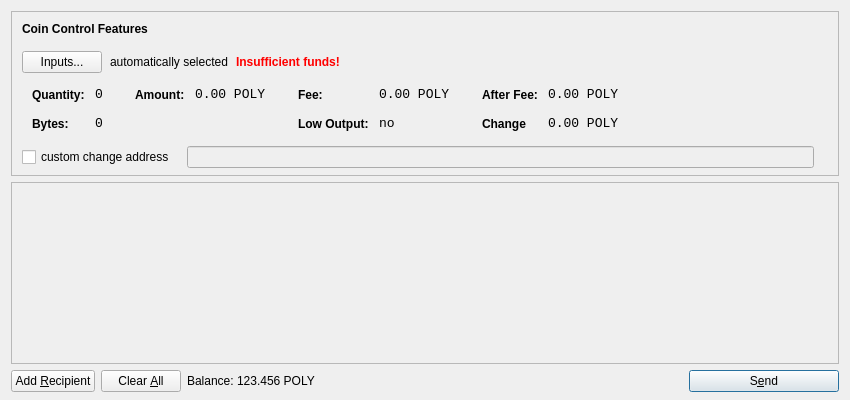
<?xml version="1.0" encoding="UTF-8"?>
<ui version="4.0">
 <class>SendCoinsDialog</class>
 <widget class="QDialog" name="SendCoinsDialog">
  <property name="geometry">
   <rect>
    <x>0</x>
    <y>0</y>
    <width>850</width>
    <height>400</height>
   </rect>
  </property>
  <property name="windowTitle">
   <string>Send Coins</string>
  </property>
  <layout class="QVBoxLayout" name="verticalLayout" stretch="0,1,0">
   <property name="bottomMargin">
    <number>8</number>
   </property>
   <item>
    <widget class="QFrame" name="frameCoinControl">
     <property name="sizePolicy">
      <sizepolicy hsizetype="Expanding" vsizetype="Expanding">
       <horstretch>0</horstretch>
       <verstretch>0</verstretch>
      </sizepolicy>
     </property>
     <property name="maximumSize">
      <size>
       <width>16777215</width>
       <height>16777215</height>
      </size>
     </property>
     <property name="frameShape">
      <enum>QFrame::StyledPanel</enum>
     </property>
     <property name="frameShadow">
      <enum>QFrame::Sunken</enum>
     </property>
     <layout class="QVBoxLayout" name="verticalLayoutCoinControl2">
      <property name="spacing">
       <number>-1</number>
      </property>
      <property name="leftMargin">
       <number>0</number>
      </property>
      <property name="topMargin">
       <number>0</number>
      </property>
      <property name="rightMargin">
       <number>0</number>
      </property>
      <property name="bottomMargin">
       <number>6</number>
      </property>
      <item>
       <layout class="QVBoxLayout" name="verticalLayoutCoinControl" stretch="0,0,0,0,1">
        <property name="spacing">
         <number>0</number>
        </property>
        <property name="leftMargin">
         <number>10</number>
        </property>
        <property name="topMargin">
         <number>10</number>
        </property>
        <item>
         <layout class="QHBoxLayout" name="horizontalLayoutCoinControl1">
          <property name="bottomMargin">
           <number>15</number>
          </property>
          <item>
           <widget class="QLabel" name="labelCoinControlFeatures">
            <property name="sizePolicy">
             <sizepolicy hsizetype="Preferred" vsizetype="Maximum">
              <horstretch>0</horstretch>
              <verstretch>0</verstretch>
             </sizepolicy>
            </property>
            <property name="font">
             <font>
              <weight>75</weight>
              <bold>true</bold>
             </font>
            </property>
            <property name="styleSheet">
             <string notr="true">font-weight:bold;</string>
            </property>
            <property name="text">
             <string>Coin Control Features</string>
            </property>
           </widget>
          </item>
         </layout>
        </item>
        <item>
         <layout class="QHBoxLayout" name="horizontalLayoutCoinControl2" stretch="0,0,0,0">
          <property name="spacing">
           <number>8</number>
          </property>
          <property name="bottomMargin">
           <number>10</number>
          </property>
          <item>
           <widget class="QPushButton" name="pushButtonCoinControl">
            <property name="styleSheet">
             <string notr="true"/>
            </property>
            <property name="text">
             <string>Inputs...</string>
            </property>
           </widget>
          </item>
          <item>
           <widget class="QLabel" name="labelCoinControlAutomaticallySelected">
            <property name="text">
             <string>automatically selected</string>
            </property>
            <property name="margin">
             <number>5</number>
            </property>
           </widget>
          </item>
          <item>
           <widget class="QLabel" name="labelCoinControlInsuffFunds">
            <property name="font">
             <font>
              <weight>75</weight>
              <bold>true</bold>
             </font>
            </property>
            <property name="styleSheet">
             <string notr="true">color:red;font-weight:bold;</string>
            </property>
            <property name="text">
             <string>Insufficient funds!</string>
            </property>
            <property name="margin">
             <number>5</number>
            </property>
           </widget>
          </item>
          <item>
           <spacer name="horizontalSpacerCoinControl">
            <property name="orientation">
             <enum>Qt::Horizontal</enum>
            </property>
            <property name="sizeHint" stdset="0">
             <size>
              <width>40</width>
              <height>1</height>
             </size>
            </property>
           </spacer>
          </item>
         </layout>
        </item>
        <item>
         <widget class="QWidget" name="widgetCoinControl" native="true">
          <property name="sizePolicy">
           <sizepolicy hsizetype="Preferred" vsizetype="Preferred">
            <horstretch>0</horstretch>
            <verstretch>0</verstretch>
           </sizepolicy>
          </property>
          <property name="minimumSize">
           <size>
            <width>0</width>
            <height>0</height>
           </size>
          </property>
          <property name="styleSheet">
           <string notr="true"/>
          </property>
          <layout class="QHBoxLayout" name="horizontalLayoutCoinControl5">
           <property name="margin">
            <number>0</number>
           </property>
           <item>
            <layout class="QHBoxLayout" name="horizontalLayoutCoinControl3" stretch="0,0,0,1">
             <property name="spacing">
              <number>20</number>
             </property>
             <property name="topMargin">
              <number>0</number>
             </property>
             <property name="bottomMargin">
              <number>10</number>
             </property>
             <item>
              <layout class="QFormLayout" name="formLayoutCoinControl1">
               <property name="horizontalSpacing">
                <number>10</number>
               </property>
               <property name="verticalSpacing">
                <number>14</number>
               </property>
               <property name="leftMargin">
                <number>10</number>
               </property>
               <property name="topMargin">
                <number>4</number>
               </property>
               <property name="rightMargin">
                <number>6</number>
               </property>
               <item row="0" column="0">
                <widget class="QLabel" name="labelCoinControlQuantityText">
                 <property name="styleSheet">
                  <string notr="true">font-weight:bold;</string>
                 </property>
                 <property name="text">
                  <string>Quantity:</string>
                 </property>
                 <property name="margin">
                  <number>0</number>
                 </property>
                </widget>
               </item>
               <item row="0" column="1">
                <widget class="QLabel" name="labelCoinControlQuantity">
                 <property name="font">
                  <font>
                   <family>Monospace</family>
                   <pointsize>10</pointsize>
                  </font>
                 </property>
                 <property name="cursor">
                  <cursorShape>IBeamCursor</cursorShape>
                 </property>
                 <property name="contextMenuPolicy">
                  <enum>Qt::ActionsContextMenu</enum>
                 </property>
                 <property name="text">
                  <string>0</string>
                 </property>
                 <property name="margin">
                  <number>0</number>
                 </property>
                 <property name="textInteractionFlags">
                  <set>Qt::LinksAccessibleByMouse|Qt::TextSelectableByKeyboard|Qt::TextSelectableByMouse</set>
                 </property>
                </widget>
               </item>
               <item row="1" column="0">
                <widget class="QLabel" name="labelCoinControlBytesText">
                 <property name="styleSheet">
                  <string notr="true">font-weight:bold;</string>
                 </property>
                 <property name="text">
                  <string>Bytes:</string>
                 </property>
                </widget>
               </item>
               <item row="1" column="1">
                <widget class="QLabel" name="labelCoinControlBytes">
                 <property name="font">
                  <font>
                   <family>Monospace</family>
                   <pointsize>10</pointsize>
                  </font>
                 </property>
                 <property name="cursor">
                  <cursorShape>IBeamCursor</cursorShape>
                 </property>
                 <property name="contextMenuPolicy">
                  <enum>Qt::ActionsContextMenu</enum>
                 </property>
                 <property name="text">
                  <string>0</string>
                 </property>
                 <property name="textInteractionFlags">
                  <set>Qt::LinksAccessibleByMouse|Qt::TextSelectableByKeyboard|Qt::TextSelectableByMouse</set>
                 </property>
                </widget>
               </item>
              </layout>
             </item>
             <item>
              <layout class="QFormLayout" name="formLayoutCoinControl2">
               <property name="horizontalSpacing">
                <number>10</number>
               </property>
               <property name="verticalSpacing">
                <number>14</number>
               </property>
               <property name="leftMargin">
                <number>6</number>
               </property>
               <property name="topMargin">
                <number>4</number>
               </property>
               <property name="rightMargin">
                <number>6</number>
               </property>
               <item row="0" column="0">
                <widget class="QLabel" name="labelCoinControlAmountText">
                 <property name="styleSheet">
                  <string notr="true">font-weight:bold;</string>
                 </property>
                 <property name="text">
                  <string>Amount:</string>
                 </property>
                 <property name="margin">
                  <number>0</number>
                 </property>
                </widget>
               </item>
               <item row="0" column="1">
                <widget class="QLabel" name="labelCoinControlAmount">
                 <property name="font">
                  <font>
                   <family>Monospace</family>
                   <pointsize>10</pointsize>
                  </font>
                 </property>
                 <property name="cursor">
                  <cursorShape>IBeamCursor</cursorShape>
                 </property>
                 <property name="contextMenuPolicy">
                  <enum>Qt::ActionsContextMenu</enum>
                 </property>
                 <property name="text">
                  <string notr="true">0.00 POLY</string>
                 </property>
                 <property name="textInteractionFlags">
                  <set>Qt::LinksAccessibleByMouse|Qt::TextSelectableByKeyboard|Qt::TextSelectableByMouse</set>
                 </property>
                </widget>
               </item>
              </layout>
             </item>
             <item>
              <layout class="QFormLayout" name="formLayoutCoinControl3">
               <property name="horizontalSpacing">
                <number>10</number>
               </property>
               <property name="verticalSpacing">
                <number>14</number>
               </property>
               <property name="leftMargin">
                <number>6</number>
               </property>
               <property name="topMargin">
                <number>4</number>
               </property>
               <property name="rightMargin">
                <number>6</number>
               </property>
               <item row="0" column="0">
                <widget class="QLabel" name="labelCoinControlFeeText">
                 <property name="styleSheet">
                  <string notr="true">font-weight:bold;</string>
                 </property>
                 <property name="text">
                  <string>Fee:</string>
                 </property>
                 <property name="margin">
                  <number>0</number>
                 </property>
                </widget>
               </item>
               <item row="0" column="1">
                <widget class="QLabel" name="labelCoinControlFee">
                 <property name="font">
                  <font>
                   <family>Monospace</family>
                   <pointsize>10</pointsize>
                  </font>
                 </property>
                 <property name="cursor">
                  <cursorShape>IBeamCursor</cursorShape>
                 </property>
                 <property name="contextMenuPolicy">
                  <enum>Qt::ActionsContextMenu</enum>
                 </property>
                 <property name="text">
                  <string notr="true">0.00 POLY</string>
                 </property>
                 <property name="textInteractionFlags">
                  <set>Qt::LinksAccessibleByMouse|Qt::TextSelectableByKeyboard|Qt::TextSelectableByMouse</set>
                 </property>
                </widget>
               </item>
               <item row="1" column="0">
                <widget class="QLabel" name="labelCoinControlLowOutputText">
                 <property name="styleSheet">
                  <string notr="true">font-weight:bold;</string>
                 </property>
                 <property name="text">
                  <string>Low Output:</string>
                 </property>
                </widget>
               </item>
               <item row="1" column="1">
                <widget class="QLabel" name="labelCoinControlLowOutput">
                 <property name="font">
                  <font>
                   <family>Monospace</family>
                   <pointsize>10</pointsize>
                  </font>
                 </property>
                 <property name="cursor">
                  <cursorShape>IBeamCursor</cursorShape>
                 </property>
                 <property name="contextMenuPolicy">
                  <enum>Qt::ActionsContextMenu</enum>
                 </property>
                 <property name="text">
                  <string>no</string>
                 </property>
                 <property name="textInteractionFlags">
                  <set>Qt::LinksAccessibleByMouse|Qt::TextSelectableByKeyboard|Qt::TextSelectableByMouse</set>
                 </property>
                </widget>
               </item>
              </layout>
             </item>
             <item>
              <layout class="QFormLayout" name="formLayoutCoinControl4">
               <property name="horizontalSpacing">
                <number>10</number>
               </property>
               <property name="verticalSpacing">
                <number>14</number>
               </property>
               <property name="leftMargin">
                <number>6</number>
               </property>
               <property name="topMargin">
                <number>4</number>
               </property>
               <property name="rightMargin">
                <number>6</number>
               </property>
               <item row="0" column="0">
                <widget class="QLabel" name="labelCoinControlAfterFeeText">
                 <property name="styleSheet">
                  <string notr="true">font-weight:bold;</string>
                 </property>
                 <property name="text">
                  <string>After Fee:</string>
                 </property>
                 <property name="margin">
                  <number>0</number>
                 </property>
                </widget>
               </item>
               <item row="0" column="1">
                <widget class="QLabel" name="labelCoinControlAfterFee">
                 <property name="font">
                  <font>
                   <family>Monospace</family>
                   <pointsize>10</pointsize>
                  </font>
                 </property>
                 <property name="cursor">
                  <cursorShape>IBeamCursor</cursorShape>
                 </property>
                 <property name="contextMenuPolicy">
                  <enum>Qt::ActionsContextMenu</enum>
                 </property>
                 <property name="text">
                  <string notr="true">0.00 POLY</string>
                 </property>
                 <property name="textInteractionFlags">
                  <set>Qt::LinksAccessibleByMouse|Qt::TextSelectableByKeyboard|Qt::TextSelectableByMouse</set>
                 </property>
                </widget>
               </item>
               <item row="1" column="0">
                <widget class="QLabel" name="labelCoinControlChangeText">
                 <property name="styleSheet">
                  <string notr="true">font-weight:bold;</string>
                 </property>
                 <property name="text">
                  <string>Change</string>
                 </property>
                </widget>
               </item>
               <item row="1" column="1">
                <widget class="QLabel" name="labelCoinControlChange">
                 <property name="font">
                  <font>
                   <family>Monospace</family>
                   <pointsize>10</pointsize>
                  </font>
                 </property>
                 <property name="cursor">
                  <cursorShape>IBeamCursor</cursorShape>
                 </property>
                 <property name="contextMenuPolicy">
                  <enum>Qt::ActionsContextMenu</enum>
                 </property>
                 <property name="text">
                  <string notr="true">0.00 POLY</string>
                 </property>
                 <property name="textInteractionFlags">
                  <set>Qt::LinksAccessibleByMouse|Qt::TextSelectableByKeyboard|Qt::TextSelectableByMouse</set>
                 </property>
                </widget>
               </item>
              </layout>
             </item>
            </layout>
           </item>
          </layout>
         </widget>
        </item>
        <item>
         <layout class="QHBoxLayout" name="horizontalLayoutCoinControl4" stretch="0,0,0">
          <property name="spacing">
           <number>12</number>
          </property>
          <property name="sizeConstraint">
           <enum>QLayout::SetDefaultConstraint</enum>
          </property>
          <property name="topMargin">
           <number>5</number>
          </property>
          <property name="rightMargin">
           <number>5</number>
          </property>
          <item>
           <widget class="QCheckBox" name="checkBoxCoinControlChange">
            <property name="text">
             <string>custom change address</string>
            </property>
           </widget>
          </item>
          <item>
           <widget class="QLineEdit" name="lineEditCoinControlChange">
            <property name="enabled">
             <bool>false</bool>
            </property>
            <property name="sizePolicy">
             <sizepolicy hsizetype="Expanding" vsizetype="Fixed">
              <horstretch>0</horstretch>
              <verstretch>0</verstretch>
             </sizepolicy>
            </property>
           </widget>
          </item>
          <item>
           <widget class="QLabel" name="labelCoinControlChangeLabel">
            <property name="sizePolicy">
             <sizepolicy hsizetype="Preferred" vsizetype="Expanding">
              <horstretch>0</horstretch>
              <verstretch>0</verstretch>
             </sizepolicy>
            </property>
            <property name="minimumSize">
             <size>
              <width>0</width>
              <height>0</height>
             </size>
            </property>
            <property name="text">
             <string/>
            </property>
            <property name="margin">
             <number>3</number>
            </property>
           </widget>
          </item>
         </layout>
        </item>
        <item>
         <spacer name="verticalSpacerCoinControl">
          <property name="orientation">
           <enum>Qt::Vertical</enum>
          </property>
          <property name="sizeHint" stdset="0">
           <size>
            <width>800</width>
            <height>1</height>
           </size>
          </property>
         </spacer>
        </item>
       </layout>
      </item>
     </layout>
    </widget>
   </item>
   <item>
    <widget class="QScrollArea" name="scrollArea">
     <property name="widgetResizable">
      <bool>true</bool>
     </property>
     <widget class="QWidget" name="scrollAreaWidgetContents">
      <property name="geometry">
       <rect>
        <x>0</x>
        <y>0</y>
        <width>830</width>
        <height>165</height>
       </rect>
      </property>
      <layout class="QVBoxLayout" name="verticalLayout_2">
       <property name="margin">
        <number>0</number>
       </property>
       <item>
        <layout class="QVBoxLayout" name="entries">
         <property name="spacing">
          <number>6</number>
         </property>
        </layout>
       </item>
       <item>
        <spacer name="verticalSpacer">
         <property name="orientation">
          <enum>Qt::Vertical</enum>
         </property>
         <property name="sizeHint" stdset="0">
          <size>
           <width>20</width>
           <height>40</height>
          </size>
         </property>
        </spacer>
       </item>
      </layout>
     </widget>
    </widget>
   </item>
   <item>
    <layout class="QHBoxLayout" name="horizontalLayout">
     <item>
      <widget class="QPushButton" name="addButton">
       <property name="toolTip">
        <string>Send to multiple recipients at once</string>
       </property>
       <property name="text">
        <string>Add &amp;Recipient</string>
       </property>
       <property name="autoDefault">
        <bool>false</bool>
       </property>
      </widget>
     </item>
     <item>
      <widget class="QPushButton" name="clearButton">
       <property name="sizePolicy">
        <sizepolicy hsizetype="Minimum" vsizetype="Fixed">
         <horstretch>0</horstretch>
         <verstretch>0</verstretch>
        </sizepolicy>
       </property>
       <property name="toolTip">
        <string>Remove all transaction fields</string>
       </property>
       <property name="text">
        <string>Clear &amp;All</string>
       </property>
       <property name="autoRepeatDelay">
        <number>300</number>
       </property>
       <property name="autoDefault">
        <bool>false</bool>
       </property>
      </widget>
     </item>
     <item>
      <layout class="QHBoxLayout" name="horizontalLayout_2">
       <property name="spacing">
        <number>3</number>
       </property>
       <item>
        <widget class="QLabel" name="label">
         <property name="sizePolicy">
          <sizepolicy hsizetype="Preferred" vsizetype="Fixed">
           <horstretch>0</horstretch>
           <verstretch>0</verstretch>
          </sizepolicy>
         </property>
         <property name="text">
          <string>Balance:</string>
         </property>
        </widget>
       </item>
       <item>
        <widget class="QLabel" name="labelBalance">
         <property name="sizePolicy">
          <sizepolicy hsizetype="Preferred" vsizetype="Fixed">
           <horstretch>0</horstretch>
           <verstretch>0</verstretch>
          </sizepolicy>
         </property>
         <property name="cursor">
          <cursorShape>IBeamCursor</cursorShape>
         </property>
         <property name="text">
          <string notr="true">123.456 POLY</string>
         </property>
         <property name="textInteractionFlags">
          <set>Qt::LinksAccessibleByMouse|Qt::TextSelectableByKeyboard|Qt::TextSelectableByMouse</set>
         </property>
        </widget>
       </item>
      </layout>
     </item>
     <item>
      <spacer name="horizontalSpacer">
       <property name="orientation">
        <enum>Qt::Horizontal</enum>
       </property>
       <property name="sizeHint" stdset="0">
        <size>
         <width>40</width>
         <height>20</height>
        </size>
       </property>
      </spacer>
     </item>
     <item>
      <widget class="QPushButton" name="sendButton">
       <property name="minimumSize">
        <size>
         <width>150</width>
         <height>0</height>
        </size>
       </property>
       <property name="toolTip">
        <string>Confirm the send action</string>
       </property>
       <property name="text">
        <string>S&amp;end</string>
       </property>
       <property name="icon">
        <iconset resource="../bitcoin.qrc">
         <normaloff>:/icons/send</normaloff>:/icons/send</iconset>
       </property>
       <property name="default">
        <bool>true</bool>
       </property>
      </widget>
     </item>
    </layout>
   </item>
  </layout>
 </widget>
 <resources>
  <include location="../bitcoin.qrc"/>
 </resources>
 <connections/>
</ui>
